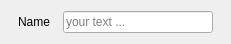
<?xml version="1.0" encoding="UTF-8"?>
<ui version="4.0">
 <class>FloatFieldClass</class>
 <widget class="QWidget" name="FloatFieldClass">
  <property name="geometry">
   <rect>
    <x>0</x>
    <y>0</y>
    <width>231</width>
    <height>42</height>
   </rect>
  </property>
  <property name="sizePolicy">
   <sizepolicy hsizetype="Fixed" vsizetype="Fixed">
    <horstretch>0</horstretch>
    <verstretch>0</verstretch>
   </sizepolicy>
  </property>
  <property name="windowTitle">
   <string>FloatField</string>
  </property>
  <layout class="QHBoxLayout" name="horizontalLayout">
   <item>
    <widget class="QLabel" name="label">
     <property name="sizePolicy">
      <sizepolicy hsizetype="Fixed" vsizetype="Fixed">
       <horstretch>0</horstretch>
       <verstretch>0</verstretch>
      </sizepolicy>
     </property>
     <property name="text">
      <string>Name</string>
     </property>
    </widget>
   </item>
   <item>
    <widget class="QLineEdit" name="inputText">
     <property name="sizePolicy">
      <sizepolicy hsizetype="Fixed" vsizetype="Fixed">
       <horstretch>0</horstretch>
       <verstretch>0</verstretch>
      </sizepolicy>
     </property>
     <property name="minimumSize">
      <size>
       <width>150</width>
       <height>0</height>
      </size>
     </property>
     <property name="text">
      <string/>
     </property>
     <property name="placeholderText">
      <string>your text ...</string>
     </property>
    </widget>
   </item>
  </layout>
 </widget>
 <layoutdefault spacing="6" margin="11"/>
 <resources/>
 <connections/>
</ui>
